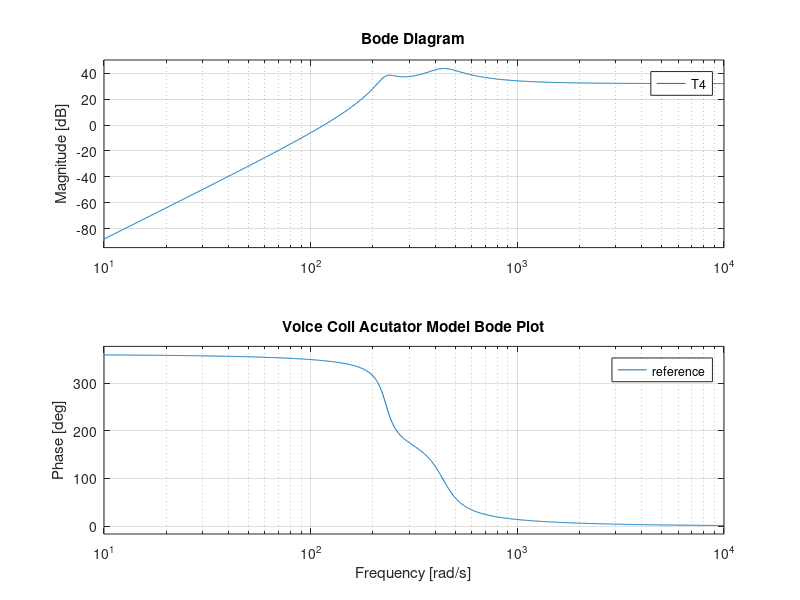

This chart was generated by the following MATLAB code:
clear

m_a = 0.007;
m_h = 0.025;
k_s = 1337;
k_u = 509;
b_s = 1.1;
b_u = 8;

T1 = tf([m_a 0 0 0 0],conv([m_h b_s+b_u k_s+k_u],[m_a b_s k_s]));

m_a = 0.02;

T2 = tf([m_a 0 0 0 0],conv([m_h b_s+b_u k_s+k_u],[m_a b_s k_s]));

m_a = 0.007;
b_s = 0.02;

T3 = tf([m_a 0 0 0 0],conv([m_h b_s+b_u k_s+k_u],[m_a b_s k_s]));

b_s = 1.1;
k_u = 0;
b_u = 0;

T4 = tf([m_a 0 0 0 0],conv([m_h b_s+b_u k_s+k_u],[m_a b_s k_s]));

%%
figure(1)
clf
hold on
bode(T1)
bode(T2)
bode(T3)
bode(T4)
hold off
shg

title('Voice Coil Acutator Model Bode Plot')
legend({'reference','m_a = 0.02','b_s = 0.02','k_u = 0, b_u = 0'})